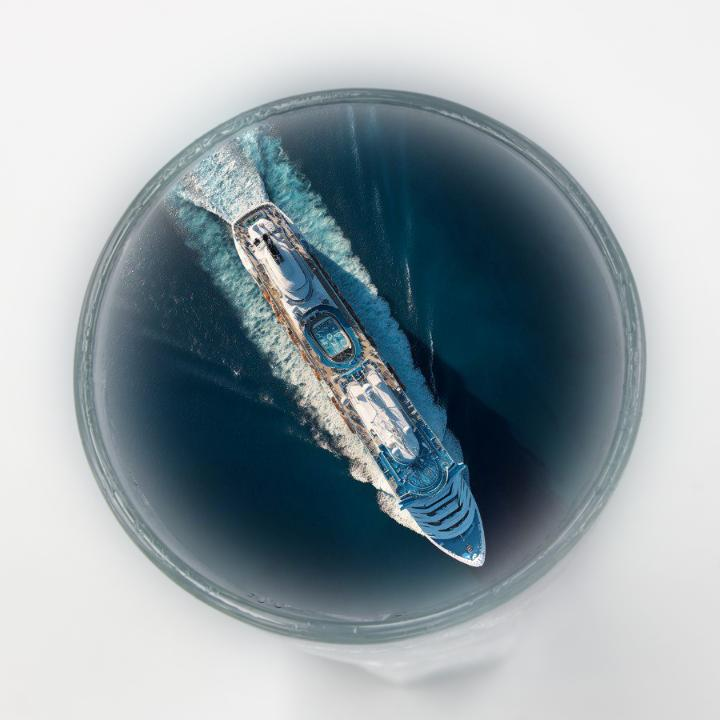
#> input picture proj2/images/part2_4/blend2.jpg, 720 x 720 px, given in place of apple.jpeg, which was not available
$ python blend.py
#> lines starting #> are read from the running program, lines starting #| are printed output that depends on the picture; after the words box and inside, x2 and y2 are one past the last pixel; in counts of white or black regions, pixels touching at a corner belong together; pictures that were not available may be replaced by others from this repository, and a replacement may not be noted
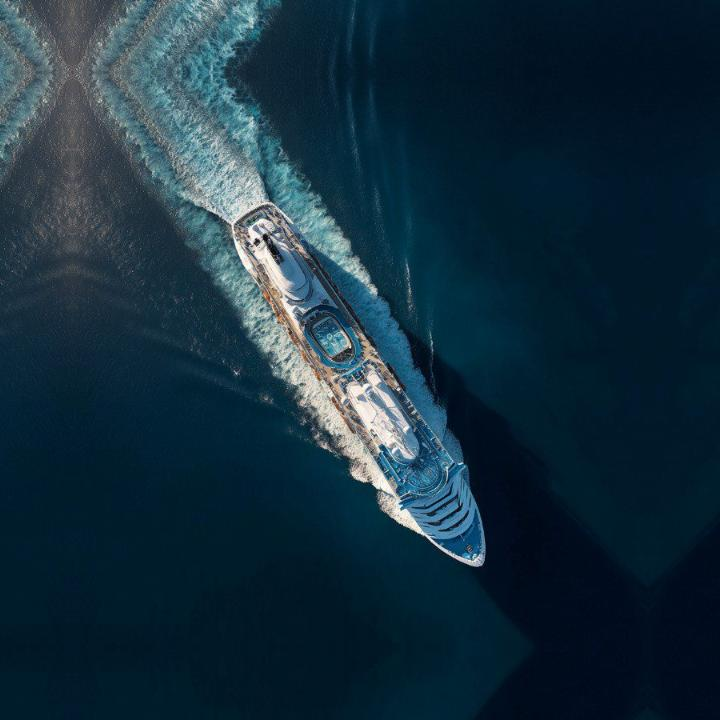
#> input picture proj2/images/part2_4/blend2_a.jpg, 720 x 720 px, given in place of orange.jpeg, which was not available
### proj2/code/stacks.py
import cv2
import numpy as np
from scipy.signal import convolve2d, fftconvolve
from skimage import io, img_as_float, img_as_ubyte

### Part 2.3: Gaussian and Laplacian Stacks

LEVELS = 5
SIGMA = 2


def gaussian(sigma):
    ksize = int(sigma * 3) * 2 + 1
    g = cv2.getGaussianKernel(ksize, sigma)
    return g @ g.T

def blur(im, sigma):
    # Same result as convolve2d(..., mode="same", boundary="symm"), but via FFT so the large kernels
    # at high levels (sigma up to 32) stay fast.
    G = gaussian(sigma)
    p = G.shape[0] // 2
    padded = np.pad(im, ((p, p), (p, p), (0, 0)), mode="symmetric")
    return np.dstack([fftconvolve(padded[..., c], G, mode="valid") for c in range(im.shape[2])])

# [5 lines left out: function save_stack, not called in this run]

def gaussian_stack(im, levels, sigma):
#> called with levels = 5, sigma = 2
    l = [im]
    for level in range(1, levels):
        l.append(blur(l[level - 1], sigma * 2 ** level))
#> after the loop, l = 5 items
    return l

def laplacian_stack(g_stack):
    l = []
#> l = []
    for i in range(len(g_stack) - 1):
        l.append(g_stack[i] - g_stack[i + 1])
#> this loop made 4 passes
#> after the loop, l = 4 items
    l.append(g_stack[-1])
    return l


# [10 lines that do not run on import are left out]

### proj2/code/blend.py
import numpy as np
from skimage import io, img_as_float, img_as_ubyte, transform

from stacks import gaussian_stack, laplacian_stack, blur, LEVELS, SIGMA

### Part 2.4: Multiresolution Blending


def save(name, im):
    io.imsave(f"../images/part2_4/{name}.jpg", img_as_ubyte(np.clip(im, 0, 1)))

def show(im):
    # Rescales a Laplacian level (small, has negative values) to [0, 1] for display.
    return (im - im.min()) / (im.max() - im.min())

def step_mask(shape):
    # 1 on the left half, 0 on the right half -- the vertical seam for the oraple.
    mask = np.zeros(shape)
    mask[:, : shape[1] // 2] = 1
    return mask

def load_mask(path, shape):
    # For irregular masks: a black-and-white image, white = take image A. Returns 3 channels.
    m = img_as_float(io.imread(path))
    m = m[..., 0] if m.ndim == 3 else m
    return np.dstack([m] * shape[2])

def blend(a, b, mask, levels, sigma):
    la = laplacian_stack(gaussian_stack(a, levels, sigma))
#> la = 5 items
    lb = laplacian_stack(gaussian_stack(b, levels, sigma))
#> the loop in laplacian_stack (call 2), `for i in range(len(g_stack) - 1):` made 4 passes
#> lb = 5 items
    gm = gaussian_stack(mask, levels, sigma)
#> the loop in gaussian_stack (call 3), `for level in range(1, levels):` made 4 passes
#> pass 1, in blur (call 9), `padded = np.pad(im, ((p, p), (p, p), (0, 0)), mode="symmetric")`:
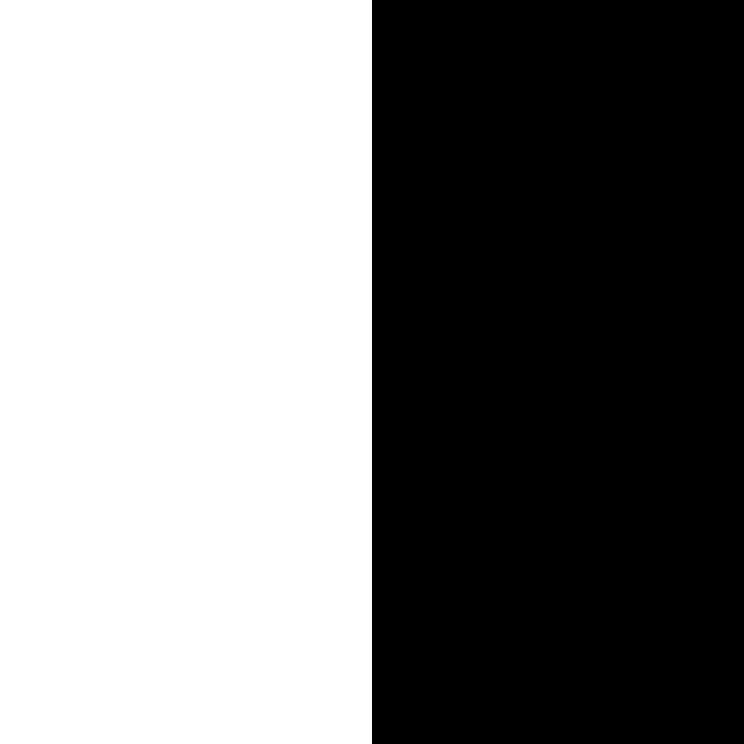
#> padded: shape (744, 744, 3) float64; values 0 (black) and 1 (white), 50% white; 1 white region, box (x1, y1, x2, y2) and area: (0, 0, 372, 744) 276768
#> gm = 5 items
#> mask: shape (720, 720, 3) float64; values 0 (black) and 1 (white), 50% white; 1 white region, box (x1, y1, x2, y2) and area: (0, 0, 360, 720) 259200
    output = 0
    for i in range(levels):
        output += gm[i] * la[i] + (1 - gm[i]) * lb[i]
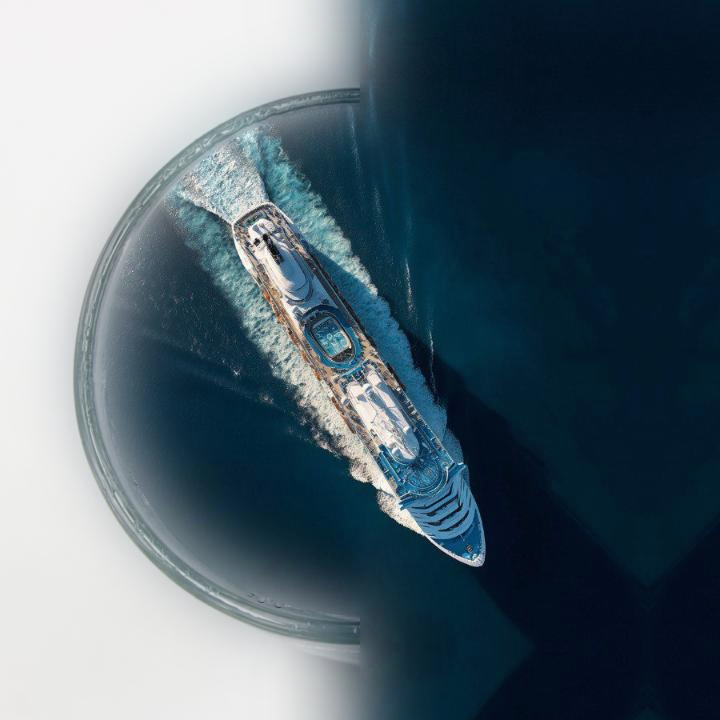
#> output: shape (720, 720, 3) float64; mean of channels 0, 1, 2 0.325, 0.396, 0.437; drawn with min black and max white
    return output


if __name__ == "__main__":
    apple = img_as_float(io.imread("../data/apple.jpeg"))
    orange = img_as_float(io.imread("../data/orange.jpeg"))
    mask = step_mask(apple.shape)

    save("apple", apple)
    save("orange", orange)

    oraple = blend(apple, orange, mask, LEVELS, SIGMA)
    save("oraple", oraple)

    la = laplacian_stack(gaussian_stack(apple, LEVELS, SIGMA))
#> la = 5 items
    lb = laplacian_stack(gaussian_stack(orange, LEVELS, SIGMA))
#> lb = 5 items
    gm = gaussian_stack(mask, LEVELS, SIGMA)
#> gm = 5 items
    apple_levels = [gm[i] * la[i] for i in range(LEVELS)]
#> apple_levels = 5 items
    orange_levels = [(1 - gm[i]) * lb[i] for i in range(LEVELS)]
#> orange_levels = 5 items
    for i in (0, 2, 4):
        save(f"fig_apple_{i}", show(apple_levels[i]))
        save(f"fig_orange_{i}", show(orange_levels[i]))
        save(f"fig_blend_{i}", show(apple_levels[i] + orange_levels[i]))
#> this loop made 3 passes
#> pass 1, in save (call 5), `io.imsave(f"../images/part2_4/{name}.jpg", img_as_ubyte(np.clip(im, 0,..`:
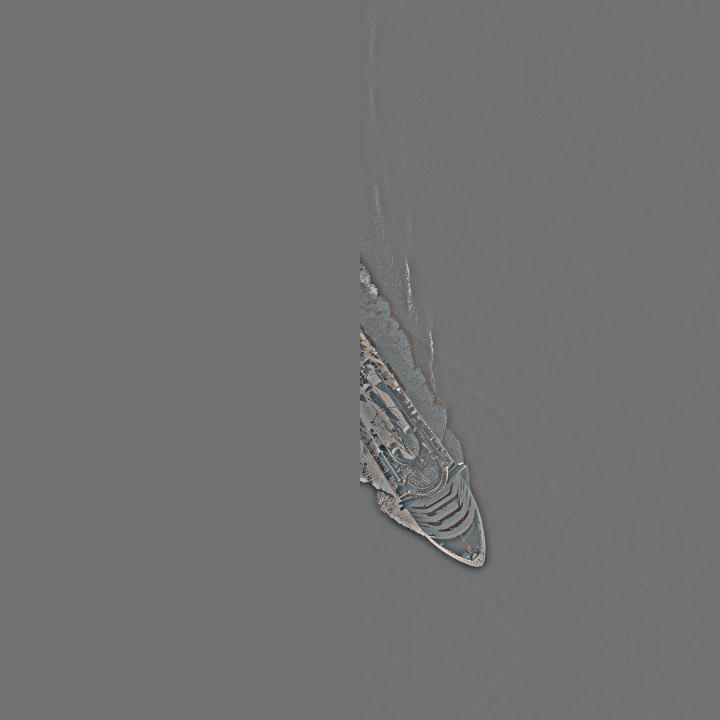
#> saved as fig_orange_0.jpg: shape (720, 720, 3); mean R, G, B 113.8, 113.8, 113.8
    save("fig_apple_full", sum(apple_levels))
    save("fig_orange_full", sum(orange_levels))
#> in save (call 14), `io.imsave(f"../images/part2_4/{name}.jpg", img_as_ubyte(np.clip(im, 0,..`:
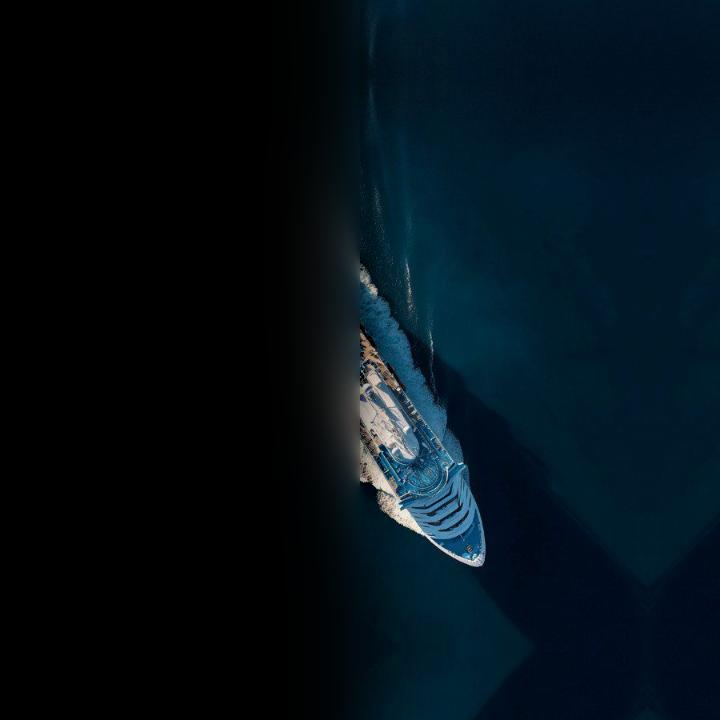
#> saved as fig_orange_full.jpg: shape (720, 720, 3); mean R, G, B 4.1, 16.3, 24.6
#> in save (call 14), `io.imsave(f"../images/part2_4/{name}.jpg", img_as_ubyte(np.clip(im, 0,..`:
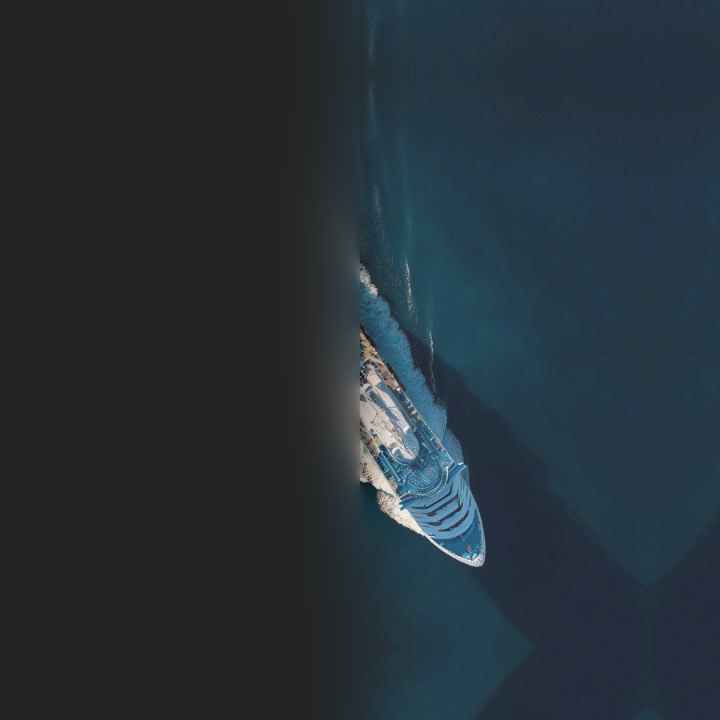
#> im: shape (720, 720, 3) float64; mean of channels 0, 1, 2 0.0156, 0.0639, 0.0964; drawn with min black and max white
    save("fig_blend_full", oraple)

    ship = img_as_float(io.imread("../data/aerial-view-cruise-ship.jpg"))
    ship = transform.rescale(ship, 0.8, channel_axis=-1, anti_aliasing=True)
    pad = (720 - ship.shape[0]) // 2
#> pad = 72
    ship = np.pad(ship, ((pad, 720 - ship.shape[0] - pad), (pad, 720 - ship.shape[1] - pad), (0, 0)), mode="reflect")
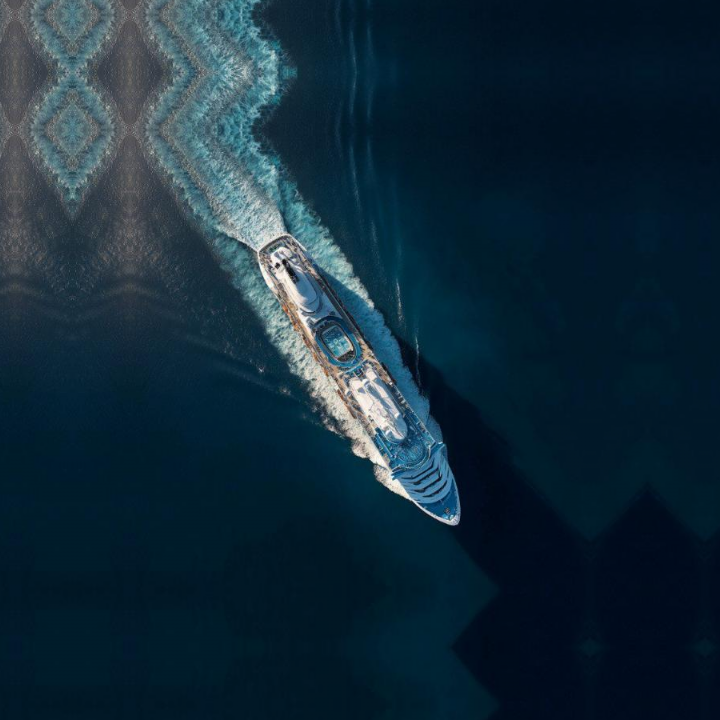
#> ship: shape (720, 720, 3) float64; mean R, G, B 0.0775, 0.17, 0.226
#> (the run stopped early here; a loop or call above may not have finished)
